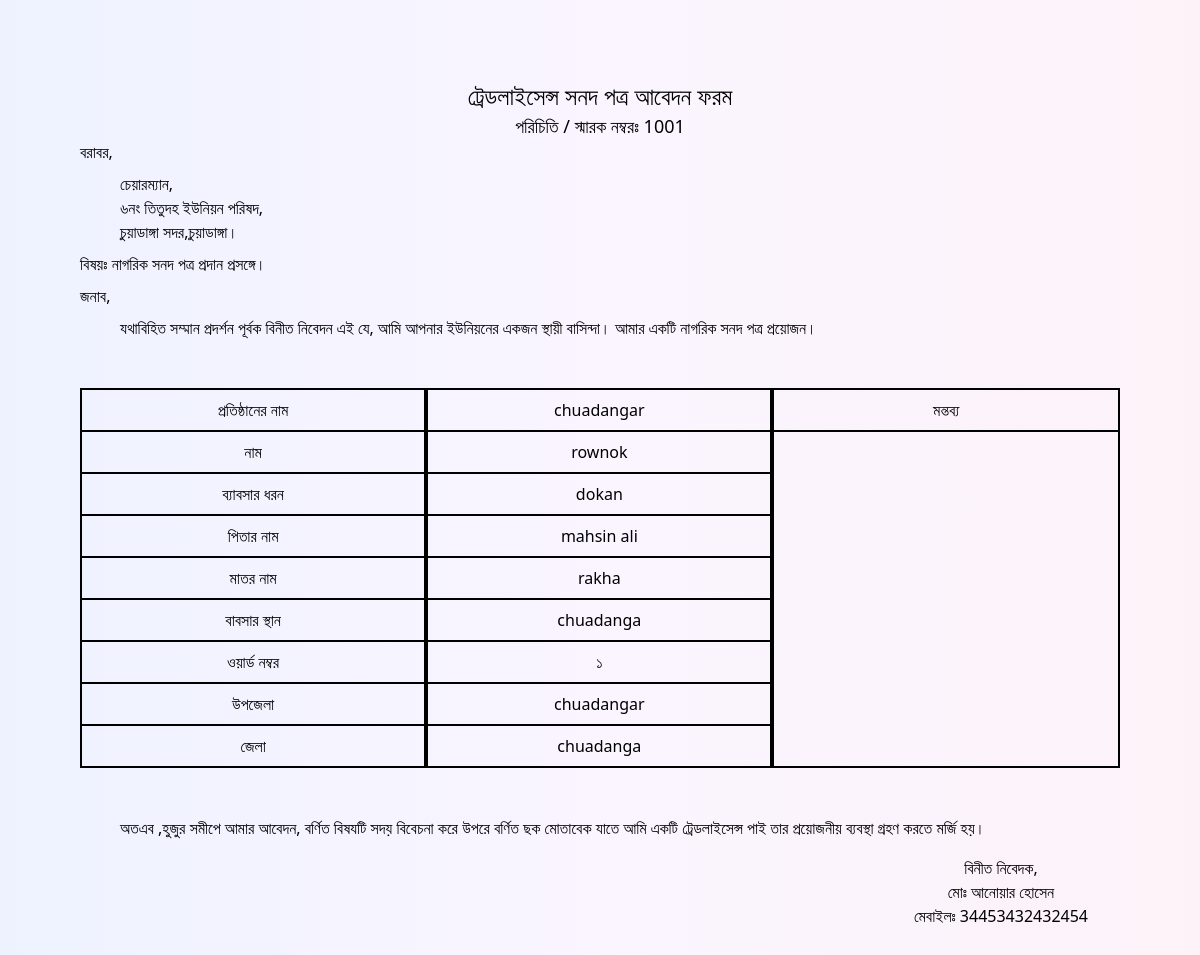
The app's page /tadereport.php?id=2 (signed in) with its own data.
### tables this page shows
CREATE TABLE `tadeentry` (
  `id` int(11) NOT NULL,
  `licence_no` varchar(255) NOT NULL,
  `name` varchar(255) NOT NULL,
  `father_husband` varchar(255) NOT NULL,
  `mother_name` varchar(255) NOT NULL,
  `word` varchar(255) NOT NULL,
  `bplace` varchar(255) NOT NULL,
  `tradename` varchar(255) NOT NULL,
  `babshardhoron` varchar(255) NOT NULL,
  `kor` varchar(255) NOT NULL,
  `voterid` varchar(255) NOT NULL,
  `mobileno` varchar(255) NOT NULL,
  `upozela` varchar(255) NOT NULL,
  `zela` varchar(255) NOT NULL
);

### tadereport.php (the view, shortened to what this page needs)
<?php
include '_dbconnect.php';
if (isset($_REQUEST['id'])) {
    $rid = $_REQUEST['id'];
    $query = "SELECT * FROM `tadeentry` WHERE id=$rid";
    $poriciti = mysqli_query($con, $query);
    $result = mysqli_fetch_array($poriciti);
}
?>
<!DOCTYPE html>
<html lang="en" dir="ltr">
<head>
    <script src="https://cdn.tailwindcss.com"></script>
</head>
<body class='bg-gradient-to-r from-indigo-50 via-purple-50 to-pink-50 z-40 mb-10'>
    <div class='px-20 py-20 relative'>
        <?php
        $rid = $result['licence_no'];
        $name = $result['name'];
        $fathername = $result['father_husband'];
        $mothername = $result['mother_name'];
        $bplace = $result['bplace'];
        $word = $result['word'];
        $tradename = $result['tradename'];
        $babsardhoron = $result['babshardhoron'];
        $upozela = $result['upozela'];
        $zela = $result['zela'];
        $mobileno = $result['mobileno'];
        ?>
        <p class='text-center font-medium text-2xl'>ট্রেডলাইসেন্স সনদ পত্র আবেদন ফরম</p>
        <p class='text-center font-medium text-lg'>পরিচিতি / স্মারক নম্বরঃ <span><?= $rid ?></span></p>
        <p>বরাবর,</p>
        <p class="ml-10 my-2">চেয়ারম্যান, <br>
            ৬নং তিতুদহ ইউনিয়ন পরিষদ, <br>
            চুয়াডাঙ্গা সদর,চুয়াডাঙ্গা।
        </p>
        <p>বিষয়ঃ নাগরিক সনদ পত্র প্রদান প্রসঙ্গে।</p>
        <p class='my-2'>জনাব,</p>
        <p class="ml-10 my-2">যথাবিহিত সম্মান প্রদর্শন পূর্বক বিনীত নিবেদন এই যে, আমি আপনার ইউনিয়নের একজন স্থায়ী বাসিন্দা। আমার একটি নাগরিক সনদ পত্র প্রয়োজন।</p>
        <div class="flex flex-col justify-center items-center">
            <div class='flex justify-between w-full my-10'>
                <div class='w-full text-center font-medium border border-black'>
                    <p class='border border-black px-4 py-2'>প্রতিষ্ঠানের নাম</p>
                    <p class='border border-black px-4 py-2'>নাম</p>
                    <p class='border border-black px-4 py-2'>ব্যাবসার ধরন</p>
                    <p class='border border-black px-4 py-2'>পিতার নাম</p>
                    <p class='border border-black px-4 py-2'>মাতর নাম</p>
                    <p class='border border-black px-4 py-2'>বাবসার স্থান</p>
                    <p class='border border-black px-4 py-2'>ওয়ার্ড নম্বর</p>
                    <p class='border border-black px-4 py-2'>উপজেলা </p>
                    <p class='border border-black px-4 py-2'>জেলা</p>
                </div>
                <div class='w-full text-center border border-black'>
                    <p class='border border-black px-4 py-2'><span><?= $tradename ?></span></p>
                    <p class='border border-black px-4 py-2'><span><?= $name ?></span></p>
                    <p class='border border-black px-4 py-2'><span><?= $babsardhoron ?></span></p>
                    <p class='border border-black px-4 py-2'><span><?= $fathername ?></span></p>
                    <p class='border border-black px-4 py-2'><span><?= $mothername ?></span></p>
                    <p class='border border-black px-4 py-2'><span><?= $bplace ?></span></p>
                    <p class='border border-black px-4 py-2'><span><?= $word ?></span></p>
                    <p class='border border-black px-4 py-2'><span><?= $upozela ?></span></p>
                    <p class='border border-black px-4 py-2'><span><?= $zela ?></span></p>
                </div>
                <div class="w-full border-2 border-black text-center">
                    <p class='border-b-2 border-black px-4 py-2'>মন্তব্য</p>
                </div>
            </div>
        </div>
        <p class="ml-10 my-2">অতএব ,হুজুর সমীপে আমার আবেদন, বর্ণিত বিষযটি সদয় বিবেচনা করে উপরে বর্ণিত ছক মোতাবেক যাতে আমি একটি ট্রেডলাইসেন্স পাই তার প্রয়োজনীয় ব্যবস্থা গ্রহণ করতে মর্জি হয়।</p>
        <div class=' absolute right-28 bottom-0 flex flex-col justify-end items-center'>
            <p>বিনীত নিবেদক,</p>
            <p>মোঃ আনোয়ার হোসেন</p>
            <p>মেবাইলঃ <span><?= $mobileno ?></span></p>
        </div>
    </div>
</body>
</html>

### records on screen
tadeentry: licence_no "1001", tradename "chuadangar", name "rownok", babshardhoron "dokan", father_husband "mahsin ali", mother_name "rakha", bplace "chuadanga", word "১", upozela "chuadangar", zela "chuadanga", mobileno "34453432432454"
